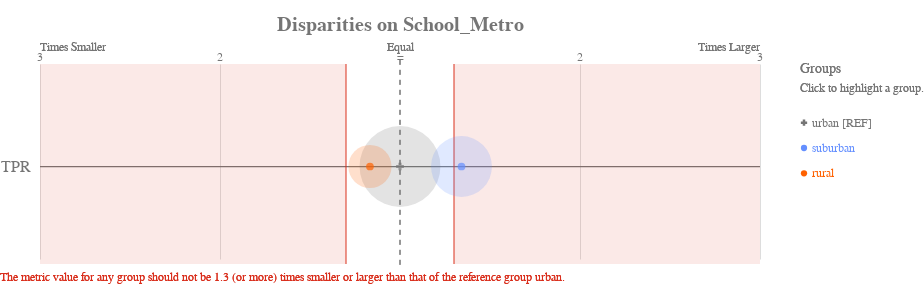

The notebook cell this image was saved under:
### Markdown cell above
### Check for Fairness in Metro_Type (where the school is based)

### Code cell
%matplotlib inline
ap.disparity(bdf, metrics, 'school_metro', fairness_threshold = disparity_tolerance)

### Figure 1 — Vega-Lite specification as saved in the notebook (floating-point values rounded to 4 significant figures)
{"config": {"view": {"continuousWidth": 400, "continuousHeight": 300, "strokeWidth": 0}, "axisLeft": {"labelColor": "rgb(117,117,117)", "labelFont": "Arial", "labelFontSize": 16}, "title": {"align": "center", "baseline": "middle", "color": "rgb(117,117,117)", "font": "Arial", "fontSize": 20, "fontWeight": "bold"}}, "layer": [{"data": {"name": "data-1f2af75cfead9a3854ee453922b4eaab"}, "mark": {"type": "rule", "stroke": "rgb(117,117,117)", "strokeWidth": 1.25, "tooltip": ""}, "encoding": {"x": {"type": "quantitative", "field": "x", "scale": {"domain": [-2, 2], "range": [40.0, 760.0]}}, "x2": {"field": "x2"}, "y": {"type": "nominal", "axis": {"domain": false, "labelAngle": 0, "labelPadding": -30, "orient": "left", "ticks": false, "title": ""}, "field": "metric", "scale": {"domain": ["TPR"], "range": [30, 225.0]}}}}, {"data": {"name": "data-79dd248bdaa0ea02c535240e8ad022c8"}, "mark": {"type": "rule", "stroke": "rgb(117,117,117)", "strokeDash": [5, 5], "strokeWidth": 1}, "encoding": {"tooltip": {"value": "urban [REF]"}, "x": {"value": 400.0}, "y": {"value": 20.83}, "y2": {"value": 229.2}}}, {"data": {"name": "data-c233327f4cd9b4c2df31bf8015c83e4a"}, "mark": {"type": "text", "align": "center", "color": "rgb(117,117,117)", "font": "Arial", "fontSize": 12, "fontWeight": "normal", "tooltip": ""}, "encoding": {"text": {"type": "nominal", "field": "label"}, "x": {"type": "quantitative", "field": "value", "scale": {"domain": [-2, 2], "range": [40.0, 760.0]}}, "y": {"value": 17.5}}}, {"layer": [{"mark": {"type": "text", "align": "left", "fill": "rgb(117,117,117)", "font": "Arial", "fontSize": 12, "fontWeight": "normal", "tooltip": ""}, "encoding": {"text": {"value": "Times Smaller"}, "x": {"value": 40.0}, "y": {"value": 7.5}}}, {"mark": {"type": "text", "align": "right", "fill": "rgb(117,117,117)", "font": "Arial", "fontSize": 12, "fontWeight": "normal", "tooltip": ""}, "encoding": {"text": {"value": "Times Larger"}, "x": {"value": 760.0}, "y": {"value": 7.5}}}, {"mark": {"type": "text", "align": "center", "fill": "rgb(117,117,117)", "font": "Arial", "fontSize": 12, "fontWeight": "normal", "tooltip": ""}, "encoding": {"text": {"value": "Equal"}, "x": {"value": 400.0}, "y": {"value": 7.5}}}], "data": {"name": "data-79dd248bdaa0ea02c535240e8ad022c8"}}, {"layer": [{"mark": {"type": "rule", "opacity": 0.8, "stroke": "rgb(217, 46, 28)", "strokeWidth": 1.25, "tooltip": ""}, "encoding": {"x": {"type": "quantitative", "field": "min", "scale": {"domain": [-2, 2], "range": [40.0, 760.0]}}, "y": {"value": 25.0}, "y2": {"value": 225.0}}}, {"mark": {"type": "rule", "opacity": 0.8, "stroke": "rgb(217, 46, 28)", "strokeWidth": 1.25, "tooltip": ""}, "encoding": {"x": {"type": "quantitative", "field": "max", "scale": {"domain": [-2, 2], "range": [40.0, 760.0]}}, "y": {"value": 25.0}, "y2": {"value": 225.0}}}, {"layer": [{"mark": {"type": "rect", "fill": "rgb(217, 46, 28)", "opacity": 0.1, "tooltip": ""}, "encoding": {"x": {"type": "quantitative", "field": "min", "scale": {"domain": [-2, 2], "range": [40.0, 760.0]}}, "x2": {"field": "lower_end"}, "y": {"value": 25.0}, "y2": {"value": 225.0}}}, {"mark": {"type": "rect", "fill": "rgb(217, 46, 28)", "opacity": 0.1, "tooltip": ""}, "encoding": {"x": {"type": "quantitative", "field": "max", "scale": {"domain": [-2, 2], "range": [40.0, 760.0]}}, "x2": {"field": "upper_end"}, "y": {"value": 25.0}, "y2": {"value": 225.0}}}]}, {"data": {"name": "data-79dd248bdaa0ea02c535240e8ad022c8"}, "mark": {"type": "text", "align": "left", "baseline": "top", "fill": "rgb(217, 46, 28)", "font": "Arial", "fontSize": 12, "fontWeight": "normal", "tooltip": ""}, "encoding": {"text": {"value": "The metric value for any group should not be 1.3 (or more) times smaller or larger than that of the reference group urban."}, "x": {"value": 0}, "y": {"value": 233.3}}}], "data": {"name": "data-68125cfc4fc9557defd07e8d14c561c8"}}, {"layer": [{"mark": "circle"}, {"data": {"name": "data-d216e55bbb4ab23ff983317016ae9017"}, "mark": {"type": "circle", "opacity": 0.2}, "encoding": {"color": {"condition": {"type": "nominal", "field": "attribute_value", "legend": null, "scale": {"domain": ["urban", "suburban", "rural"], "range": ["rgb(117,117,117)", "rgb(100, 143, 255)", "rgb(254, 97, 0)", "rgb(220, 38, 127)", "rgb(255, 176, 0)", "rgb(120, 94, 240)"]}, "selection": "selector001"}, "value": "rgb(224,224,224)"}, "size": {"type": "quantitative", "field": "group_size", "legend": null, "scale": {"domain": [0, 3125.0], "range": [0, 7854.0]}}, "tooltip": [{"type": "nominal", "field": "attribute_value", "title": "Group"}, {"type": "nominal", "field": "tooltip_group_size", "title": "Group Size"}, {"type": "nominal", "field": "tooltip_disparity_explanation_tpr", "title": "Disparity"}, {"type": "quantitative", "field": "tpr", "format": ".2f", "title": "TPR"}], "x": {"type": "quantitative", "axis": {"domain": false, "labels": false, "ticks": false, "title": null, "values": [1, 2, -2, -1]}, "field": "tpr_disparity_scaled", "scale": {"domain": [-2, 2], "range": [40.0, 760.0]}}, "y": {"type": "nominal", "axis": {"domain": false, "grid": false, "labels": false, "ticks": false, "title": " "}, "field": "metric_variable", "scale": {"domain": ["TPR"], "range": [30, 225.0]}}}, "selection": {"selector003": {"type": "multi", "empty": "all", "fields": ["attribute_value"]}}, "transform": [{"calculate": "'TPR'", "as": "metric_variable"}]}, {"layer": [{"mark": "point"}, {"data": {"name": "data-d216e55bbb4ab23ff983317016ae9017"}, "mark": {"type": "point", "filled": true, "size": 60}, "encoding": {"color": {"condition": {"type": "nominal", "field": "attribute_value", "legend": null, "scale": {"domain": ["urban", "suburban", "rural"], "range": ["rgb(117,117,117)", "rgb(100, 143, 255)", "rgb(254, 97, 0)", "rgb(220, 38, 127)", "rgb(255, 176, 0)", "rgb(120, 94, 240)"]}, "selection": "selector001"}, "value": "rgb(224,224,224)"}, "shape": {"type": "nominal", "field": "attribute_value", "legend": null, "scale": {"domain": ["urban", "suburban", "rural"], "range": ["cross", "circle", "circle"]}}, "tooltip": [{"type": "nominal", "field": "attribute_value", "title": "Group"}, {"type": "nominal", "field": "tooltip_group_size", "title": "Group Size"}, {"type": "nominal", "field": "tooltip_disparity_explanation_tpr", "title": "Disparity"}, {"type": "quantitative", "field": "tpr", "format": ".2f", "title": "TPR"}], "x": {"type": "quantitative", "axis": {"domain": false, "labels": false, "ticks": false, "title": null, "values": [1, 2, -2, -1]}, "field": "tpr_disparity_scaled", "scale": {"domain": [-2, 2], "range": [40.0, 760.0]}}, "y": {"type": "nominal", "axis": {"domain": false, "grid": false, "labels": false, "ticks": false, "title": " "}, "field": "metric_variable", "scale": {"domain": ["TPR"], "range": [30, 225.0]}}}, "selection": {"selector002": {"type": "multi", "empty": "all", "fields": ["attribute_value"]}}, "transform": [{"calculate": "'TPR'", "as": "metric_variable"}]}]}]}, {"layer": [{"mark": {"type": "point", "filled": true, "opacity": 1, "size": 39.48}, "encoding": {"color": {"condition": {"type": "nominal", "field": "attribute_value", "legend": null, "scale": {"domain": ["urban", "suburban", "rural"], "range": ["rgb(117,117,117)", "rgb(100, 143, 255)", "rgb(254, 97, 0)", "rgb(220, 38, 127)", "rgb(255, 176, 0)", "rgb(120, 94, 240)"]}, "selection": "selector001"}, "value": "rgb(224,224,224)"}, "shape": {"type": "nominal", "field": "attribute_value", "legend": null, "scale": {"domain": ["urban", "suburban", "rural"], "range": ["cross", "circle", "circle"]}}, "x": {"value": 804}, "y": {"type": "nominal", "axis": {"domain": false, "grid": false, "labels": false, "ticks": false, "title": " "}, "field": "attribute_value", "scale": {"domain": ["urban", "suburban", "rural"], "range": [71, 147]}}}, "selection": {"selector001": {"type": "multi", "empty": "all", "fields": ["attribute_value"]}}}, {"mark": {"type": "text", "align": "left", "baseline": "middle", "font": "Arial", "fontSize": 12, "fontWeight": "normal"}, "encoding": {"color": {"condition": {"type": "nominal", "field": "attribute_value", "legend": null, "scale": {"domain": ["urban", "suburban", "rural"], "range": ["rgb(117,117,117)", "rgb(100, 143, 255)", "rgb(254, 97, 0)", "rgb(220, 38, 127)", "rgb(255, 176, 0)", "rgb(120, 94, 240)"]}, "selection": "selector001"}, "value": "rgb(224,224,224)"}, "text": {"type": "nominal", "field": "label"}, "x": {"value": 812}, "y": {"type": "nominal", "axis": {"domain": false, "grid": false, "labels": false, "ticks": false, "title": " "}, "field": "attribute_value", "scale": {"domain": ["urban", "suburban", "rural"], "range": [71, 147]}}}, "selection": {"selector004": {"type": "multi", "empty": "all", "fields": ["attribute_value"]}}}, {"data": {"name": "data-79dd248bdaa0ea02c535240e8ad022c8"}, "mark": {"type": "text", "align": "left", "baseline": "middle", "color": "rgb(117,117,117)", "font": "Arial", "fontSize": 12, "fontWeight": "normal"}, "encoding": {"text": {"value": "Click to highlight a group."}, "x": {"value": 800}, "y": {"value": 49}}}, {"data": {"name": "data-79dd248bdaa0ea02c535240e8ad022c8"}, "mark": {"type": "text", "align": "left", "baseline": "middle", "color": "rgb(117,117,117)", "font": "Arial", "fontSize": 14, "fontWeight": "normal"}, "encoding": {"text": {"value": "Groups"}, "x": {"value": 800}, "y": {"value": 30}}}], "data": {"name": "data-31495a5db77544f0a9e358a64c53392c"}}], "height": 250, "padding": {"top": 15, "bottom": 10}, "resolve": {"scale": {"size": "independent", "y": "independent"}}, "title": "Disparities on School_Metro", "width": 800, "$schema": "https://vega.github.io/schema/vega-lite/v4.8.1.json", "datasets": {"data-1f2af75cfead9a3854ee453922b4eaab": [{"metric": "TPR", "x": -2, "x2": 2}], "data-79dd248bdaa0ea02c535240e8ad022c8": [{"a": 1, "b": 0}, {"a": 1, "b": 0}], "data-c233327f4cd9b4c2df31bf8015c83e4a": [{"value": 1, "label": 2}, {"value": 2, "label": 3}, {"value": -2, "label": 3}, {"value": -1, "label": 2}, {"value": 0, "label": "="}], "data-68125cfc4fc9557defd07e8d14c561c8": [{"min": -0.3, "max": 0.3, "lower_end": -2, "upper_end": 2}], "data-d216e55bbb4ab23ff983317016ae9017": [{"attribute_name": "school_metro", "attribute_value": "urban", "group_size": 2604, "total_entities": 5461, "tpr": 0.03632, "tpr_disparity": 1.0, "tpr_disparity_scaled": 0.0, "tooltip_group_size": "2,604 (47.68%)", "tooltip_disparity_explanation_tpr": "Reference group"}, {"attribute_name": "school_metro", "attribute_value": "suburban", "group_size": 1474, "total_entities": 5461, "tpr": 0.04873, "tpr_disparity": 1.342, "tpr_disparity_scaled": 0.3416, "tooltip_group_size": "1,474 (26.99%)", "tooltip_disparity_explanation_tpr": "1.34 times larger TPR than the reference group"}, {"attribute_name": "school_metro", "attribute_value": "rural", "group_size": 741, "total_entities": 5461, "tpr": 0.03113, "tpr_disparity": 0.8569, "tpr_disparity_scaled": -0.1669, "tooltip_group_size": "741 (13.57%)", "tooltip_disparity_explanation_tpr": "1.17 times smaller TPR than the reference group"}], "data-31495a5db77544f0a9e358a64c53392c": [{"attribute_value": "urban", "label": "urban [REF]"}, {"attribute_value": "suburban", "label": "suburban"}, {"attribute_value": "rural", "label": "rural"}]}}
